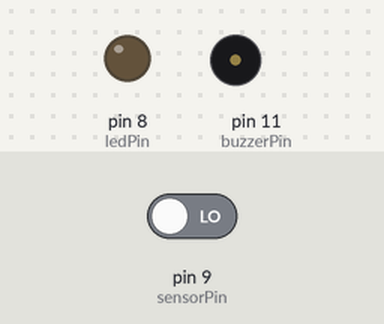
Bench run of a sketch on a simulated Arduino Uno, built with avr-gcc and run on an emulated ATmega328P. On the bench: output pins drawn as LEDs (lit = HIGH), buzzer (waves = sounding, pin HIGH). Dashed ring = blinking. The inputs (shaded band) are chosen by the test bench; at power-on: pin 9 (sensorPin) LOW.

Above: at 1.2 s.
1.3 s: pin 9 (sensorPin) driven HIGH
At 1.5 s:
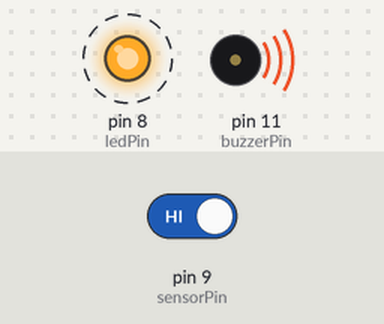
4.3 s: pin 9 (sensorPin) driven LOW
At 5.1 s:
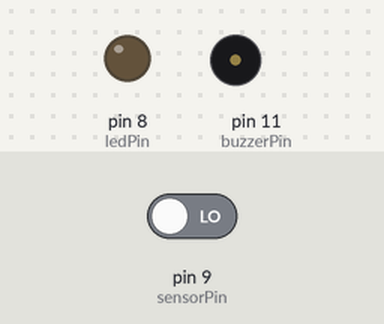
Timing chart, 0 to 7.3 s (numbered marks = the images above; inputs shaded):
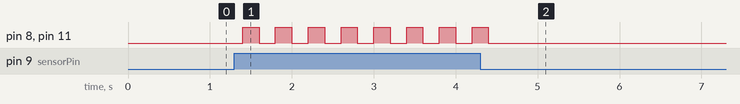

The sketch:

motion_detection_system.ino
```cpp
const int sensorPin = 9;
const int buzzerPin = 11;
const int ledPin = 8;

void setup() {
  pinMode(sensorPin, INPUT);
  pinMode(buzzerPin, OUTPUT);
  pinMode(ledPin, OUTPUT);
}

void loop() {
  int value = digitalRead(sensorPin);

  if (value == HIGH)
  {
    digitalWrite(buzzerPin, HIGH);
    digitalWrite(ledPin, HIGH);
    delay(200);
    digitalWrite(buzzerPin, LOW);
    digitalWrite(ledPin, LOW);
    delay(200);
  }
  else
  {
    digitalWrite(buzzerPin, LOW);
    digitalWrite(ledPin, LOW);
    delay(200);
  }
}
```

Measured:
- after the input at 1.3 s, pin 8 (ledPin), pin 11 (buzzerPin): alternates HIGH for 0.20 s and LOW for 0.20 s, starting after 0.10 s
- after the input at 4.3 s, pin 8 (ledPin), pin 11 (buzzerPin): goes on until 4.4 s, then stays LOW
